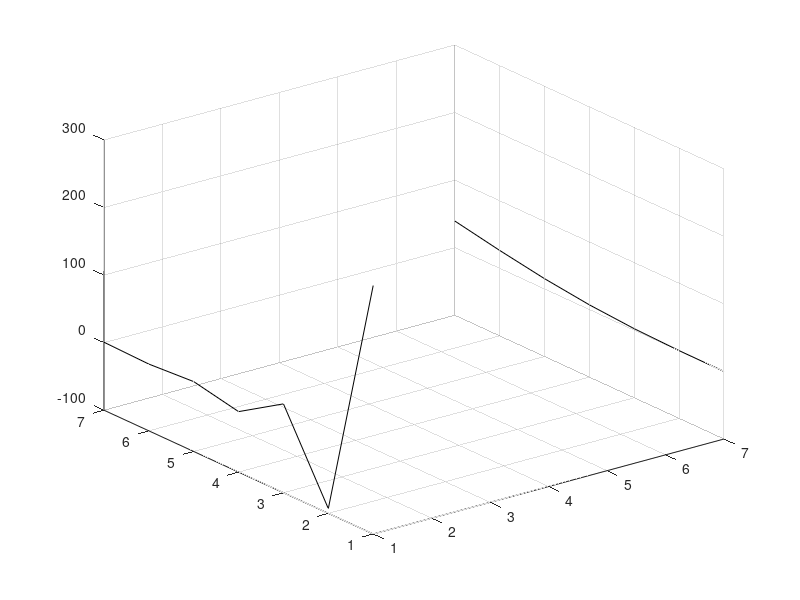
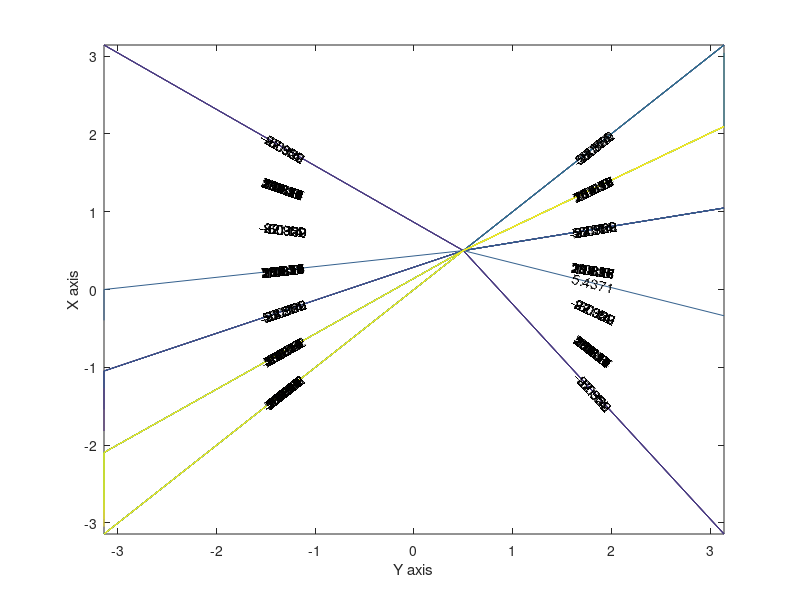

The MATLAB source for these figures, in order:
%Travis Franks 1372696 Helmholtz Equation Final Project Gauss Seidel Method
clear all
clc
%Setting the value of X_Internal_Nodes, the number of elements along X-domain:
X_Internal_Nodes = input('Enter value of X_Internal_Nodes, the number of internal nodes for the X-domain: ');
%Setting the value of Y_Internal_Nodes, the number of elements along
%Y-domain:
Y_Internal_Nodes = input('Enter value of Y_Internal_Nodes, the number of internal nodes for the Y-domain: ');
%Setting the value of C (capital lambda in problem statement):
C = input('Enter value of C, the given constant for capital lambda: ');
%Setting the value of Es, the acceptable limit of error for system convergence:
Es = 10^-10;
%Defining L, the length of the X and Y domains:
L = 2 * pi();
%Determining DX and DY, the change of X and Y respectively from element to
%element:
DX = L / (X_Internal_Nodes + 1);
DY = L / (Y_Internal_Nodes + 1);
%Defining coefficients, A and B, that remain constant throughout matrix operations:
A = C - (2 * (DX^2)) - (2 * (DY^2));
B = (DX^2) * (DY^2);
%Determining number of elements  on both X and Y domains, so as to only
%perform the calculation one time for optimization:
N = X_Internal_Nodes + 2; %N = number of X domain values
M = Y_Internal_Nodes + 2; %M = number of Y domain values
%Performing setup for Gauss-Seidel Approximation that will solve for U values
%(unknown solution values over X and Y domains):
U = zeros(N,M);
W = zeros(N,M);
Z = 0; %Z functions as a counter for number of iterations performed during Gauss-Seidel
Error = zeros(N,M-2); %(M-2) rather than just M because the Dirichlet Boundary Conditions cause two rows to have constant values and therefore will have an error of 0 per iteration (optimal to exclude unnecessary repeated calculations) 
Ea = 100; %Provides initial value of Ea, or the relative iterative error, for the Gauss_Seidel Approximation
%Solving for U values defined by Dirichlet Boundary Conditions that will
%remain constant as Gauss Seidel iterations are performed:
for i = 1:N
    U(i,1) = cos(pi() * DX * (i-1)) * cosh((2 * pi()) - (DX * (i-1)));
    U(i,M) = ((i-1) * DX)^2 * sin(((i-1) * DX) / 4);
end
%Defining node indexing points to be used for the general form of the
%discretization:
NN = N-1;
MM = M-1;
%Defining initial Tcheck value for checkpointing every set period of time of
%the Gauss-Seidel loop:
Tcheck = 60; %checkpoint every 60 seconds
%Defining initial timer variable value to be greater than start timer initial value to start timer loop in Gauss-Seidel loop:
T = 0;
Tcounter = 0; %Stores time values for combined loop times, if loop takes less than a minute to run
save('Variables.mat') %Resets variable values before load checkpoint, so code can be run from either the start or load point
%%
%*****To load variables for checkpointing, run starting from this block*****
load('Variables.mat')
%Performing Gauss Seidel Approximation to solve for U values:
if (A ~= 0)%Set condition for just in case the variable coefficient is equal to zero from a poor choice in nodes along X and Y domains, as it will function as a denominator
    while (Ea > Es)
        tic;
        if (Tcounter >= Tcheck) %Saves at least every 60 seconds or every Gauss-Seidel loop iteration, if the iterations take longer
            Tcounter = 0; %Resets time counter to 0
            save('Variables') %Saves variables for checkpointing for start/restart capability
        end
        %Evaluating for U (solution) values defined by Neumann Boundary
        %Conditions that are evaluated by Gauss-Seidel Method
        for j = 2:MM
            W(1,j) = U(1,j); %W saves value of U for error calculation
            U(1,j) = (- 2 * (DY^2) * U(2,j) - (DX^2) * U(1,j-1) - (DX^2) * U(1,j+1)) / A;  %cos((pi() / 2) * (0 + 1)) = 0 so Fi,j = 0, Neumann condition for X = -pi
            Error(1,j) = abs((U(1,j) - W(1,j)) / U(1,j)); %Computes relative error for this calculation inside this iteration
            
            W(N,j) = U(N,j); %W saves value of U for error calculation
            U(N,j) = (- 2 * (DY^2) * U(NN,j) - (DX^2) * U(N,j-1) - (DX^2) * U(N,j+1)) / A; %cos(3 * pi() / 2) = 0 so Fi,j = 0, Neumann condition for X = pi
            Error(N,j) = abs((U(N,j) - W(N,j)) / U(N,j)); %Computes relative error for this calculation inside this iteration
        end
        %Evaluating for general expression (internal nodes):
        for j = 2:MM
            for i = 2:NN
                W(i,j) = U(i,j); %W saves value of U for error calculation
                U(i,j) = (B * (cos((pi() / 2) * ((((i-1) * DX) / pi()) + 1)) * sin(((j - 1) * DY) / 2)) - (DY^2) * U(i-1,j) - (DY^2) * U(i+1,j) - (DX^2) * U(i,j-1) - (DX^2) * U(i,j+1)) / A;
                Error(i,j) = abs((U(i,j) - W(i,j)) / U(i,j)); %Computes relative error for this calculation inside this iteration
            end
        end
        Ea = max(max(Error));
        Z = Z + 1; %Counts the number of loop iterations
        T = toc; %Determines how long the Gauss-Seidel iteration took
        Tcounter = Tcounter + T; %Counts how much time has elapsed since the last variable checkpoint save
    end
else
    disp('Select a different number of nodes for X or Y domain or change the value of C, the given constant for capital lambda.')
end
save('Variables.mat')
%%
%Plotting visualizations for ease of interpretation of results:
load('Variables.mat') %Provides the option of loading the variables directly onto the plot section, if a failure occurs while plotting

figure
surf(U) %Produces surface plot of solution matrix for Helmholtz equation:

%Plotting contour lines of U, the solution matrix for 2-D interpretation of
%results obtained:
X = zeros(N,1);
for i = 1:N
    X(i,1) = -pi() + (i-1) * DX; %Defines values along X-axis for plot, from -pi to pi along X domain
end
Y = zeros(M,1);
for j = 1:M
    Y(j,1) = -pi() + (j-1) * DY; %Defines values along Y-axis for plot, from -pi to pi along Y domain
end
figure
[Matrix, Object] = contour(Y, X, U); %Plots the contour of the solution matrix
xlabel('Y axis'), ylabel('X axis')
clabel(Matrix, Object) %Labels the peak values for all of the contour lines
%%
%Assuming square matrix, only converges with 14X14 matrix size, anything
%lower(<13X13) diverges and fails. Test for correctness, then robustness (Works for all values for lambda = 0).
%Once proven correct, move to reduce time in code by loop unrolling, in
%which you approach from topleft corner of domain at the same time that you
%solve from the bottom left corner (as is already implemented). Then
%introduce restart points with save/load commands at approximately every 2 minutes of
%running (use tic/toc commands and save a time variable that adds like a
%counter for each loop. Then check over code for other potential
%optimizations. Finally, solve with SOR, experimenting with different
%values of lambda between 1 and 2 for the fastest one (may be dependent on
%number of nodes in each domain). Then plot both appoximations and do
%report.
